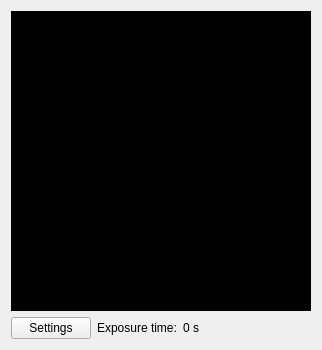
<?xml version="1.0" encoding="UTF-8"?>
<ui version="4.0">
 <class>CameraDisplayWidget</class>
 <widget class="QWidget" name="CameraDisplayWidget">
  <property name="geometry">
   <rect>
    <x>0</x>
    <y>0</y>
    <width>320</width>
    <height>349</height>
   </rect>
  </property>
  <property name="windowTitle">
   <string>Form</string>
  </property>
  <layout class="QVBoxLayout" name="verticalLayout">
   <item>
    <layout class="QGridLayout" name="gridLayout">
     <item row="1" column="2">
      <widget class="QLabel" name="exposureValueLabel">
       <property name="text">
        <string>0 s</string>
       </property>
      </widget>
     </item>
     <item row="1" column="0">
      <widget class="QPushButton" name="settingsButton">
       <property name="enabled">
        <bool>true</bool>
       </property>
       <property name="text">
        <string>Settings</string>
       </property>
      </widget>
     </item>
     <item row="1" column="1">
      <widget class="QLabel" name="exposureLabel">
       <property name="text">
        <string>Exposure time:</string>
       </property>
      </widget>
     </item>
     <item row="1" column="3">
      <spacer name="horizontalSpacer">
       <property name="orientation">
        <enum>Qt::Horizontal</enum>
       </property>
       <property name="sizeHint" stdset="0">
        <size>
         <width>40</width>
         <height>20</height>
        </size>
       </property>
      </spacer>
     </item>
     <item row="0" column="0" colspan="4">
      <widget class="QLabel" name="imageDisplay">
       <property name="sizePolicy">
        <sizepolicy hsizetype="Expanding" vsizetype="Expanding">
         <horstretch>0</horstretch>
         <verstretch>0</verstretch>
        </sizepolicy>
       </property>
       <property name="minimumSize">
        <size>
         <width>300</width>
         <height>300</height>
        </size>
       </property>
       <property name="styleSheet">
        <string notr="true">background:black</string>
       </property>
       <property name="text">
        <string/>
       </property>
       <property name="alignment">
        <set>Qt::AlignCenter</set>
       </property>
      </widget>
     </item>
    </layout>
   </item>
  </layout>
 </widget>
 <resources/>
 <connections/>
</ui>
